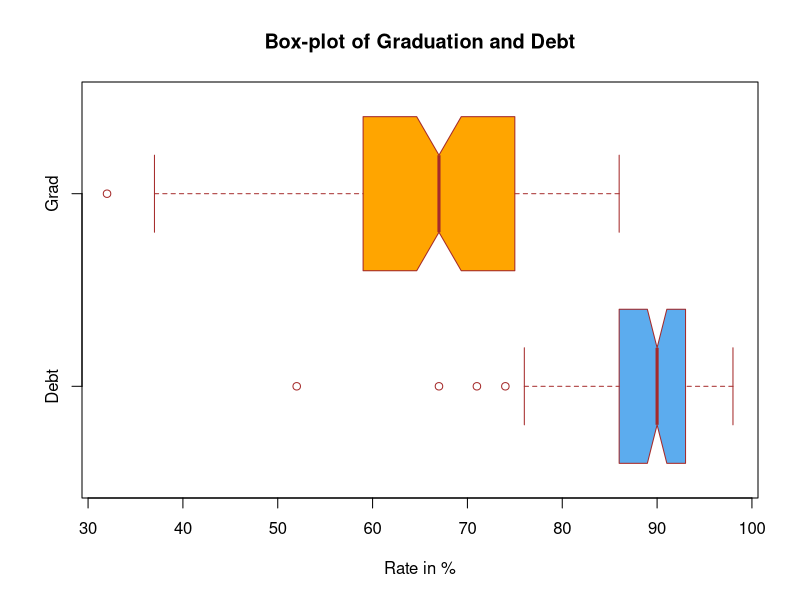

This chart was generated by the following R code:
## ---- chunk 1
college<-read.csv("College.csv", header = TRUE)

p2<-boxplot(college[, c("Debt", "Grad")], ### pulls the data, creates two box plots on same graph 
        main = "Box-plot of Graduation and Debt",  ### main label 
        col = c("steelblue2", "orange"), #colors of each plot
        horizontal = T, # turns them sideways 
        border = "brown", #this colors border of plot
        notch = T, # we want a notched box
        xlab = "Rate in %")
